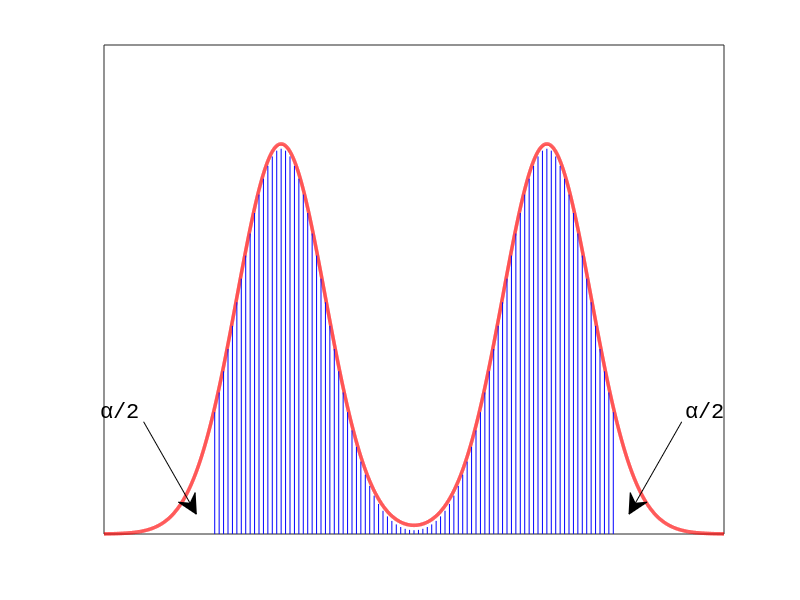

Here is the MATLAB script that generated this plot: (Note: this script raises an error after producing the figure.)
%Illustration of central vs high posterior density intervals. 
%Written by Matthew Dunham
function postDensityIntervals


func = @(x)normpdf(x,0,1) + normpdf(x,6,1);
domain = -4:0.001:10;
mainPlot;
shade(func,0,-1.5,7.5,'b');
set(gca,'XTick',[],'YTick',[]);
annotation(gcf,'textarrow',[0.1795 0.2454],[0.2971 0.1431],'TextEdgeColor','none','FontSize',16,'FontName','Courier New','String',{'\alpha/2'});
annotation(gcf,'textarrow',[0.8522 0.7863],[0.2971 0.1431],'TextEdgeColor','none','FontSize',16,'FontName','Courier New','String',{'\alpha/2'});
if doPrintPmtk, printPmtkFigures('centralInterval'); end;

figure;
mainPlot;
shade(func,0,-1.5,1.5,'b');
shade(func,0,4.5,7.5,'b');
line([-4;10],[func(-1.5),func(-1.5)],'Color','b','LineWidth',2);
set(gca,'XTick',[],'YTick',func(-1.5),'YTickLabel','pMIN');
if doPrintPmtk, printPmtkFigures('HDP'); end;


function mainPlot
    plot(domain,func(domain),'-r','LineWidth',2.5);
    axis([-4,10,0,0.5]);  
end


%Shade under the specified function between 'left' and 'right' end points and
%above 'lower'.
function shade(func,lower,left,right,color)
    hold on;
    res = left:0.1:right;
    x = repmat(res,2,1);
    y = [lower*ones(1,length(res)) ; func(res)-0.005];
    line(x,y,'Color',color);
end

end
